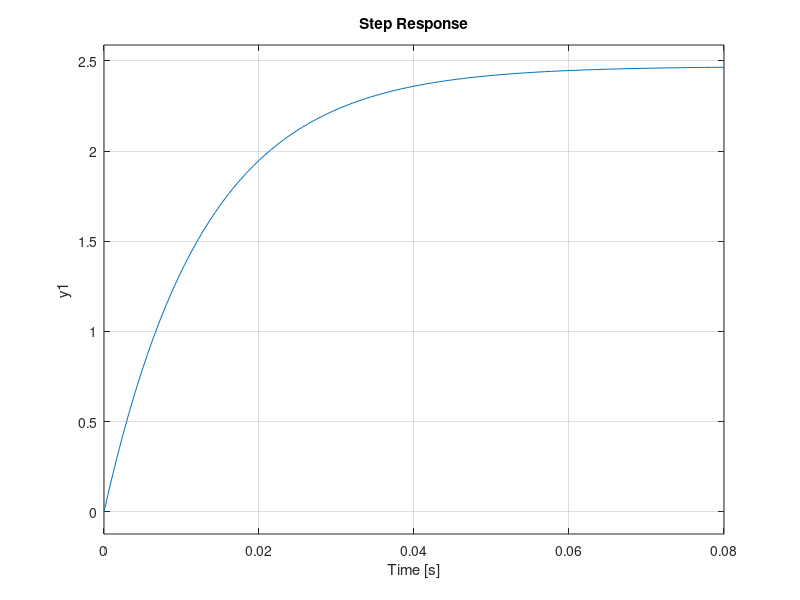

Write the MATLAB code that produced this figure.
s = tf('s');
tau = 0.12;
kss = 23.05;
kp = 1/(tau*kss);
G = kp*kss/(tau*s^2 + s + kp*kss);
G = kss/(tau*s +1);
step(feedback(G,kp))
% 
% time = u_in.time;
% u = u_in.signals.values;
% x = x_out.signals.values;
% plot(time, u, time, x);